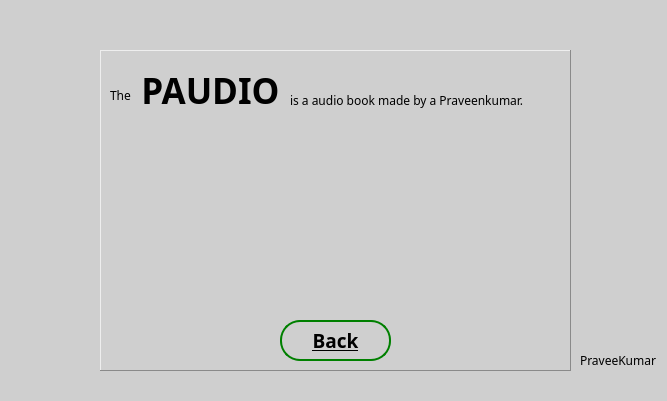
<?xml version="1.0" encoding="UTF-8"?>
<ui version="4.0">
 <class>AboutPageWindow</class>
 <widget class="QMainWindow" name="AboutPageWindow">
  <property name="geometry">
   <rect>
    <x>0</x>
    <y>0</y>
    <width>667</width>
    <height>401</height>
   </rect>
  </property>
  <property name="minimumSize">
   <size>
    <width>667</width>
    <height>401</height>
   </size>
  </property>
  <property name="maximumSize">
   <size>
    <width>667</width>
    <height>401</height>
   </size>
  </property>
  <property name="windowTitle">
   <string>MainWindow</string>
  </property>
  <property name="styleSheet">
   <string notr="true">background-color: rgb(207, 207, 207);</string>
  </property>
  <widget class="QWidget" name="centralwidget">
   <widget class="QFrame" name="frame_2">
    <property name="geometry">
     <rect>
      <x>100</x>
      <y>50</y>
      <width>471</width>
      <height>321</height>
     </rect>
    </property>
    <property name="cursor">
     <cursorShape>CrossCursor</cursorShape>
    </property>
    <property name="mouseTracking">
     <bool>false</bool>
    </property>
    <property name="styleSheet">
     <string notr="true">background-color: rgb(207, 207, 207);
border-top-color:2px green;</string>
    </property>
    <property name="frameShape">
     <enum>QFrame::Panel</enum>
    </property>
    <property name="frameShadow">
     <enum>QFrame::Raised</enum>
    </property>
    <widget class="QLabel" name="label">
     <property name="geometry">
      <rect>
       <x>30</x>
       <y>20</y>
       <width>161</width>
       <height>41</height>
      </rect>
     </property>
     <property name="font">
      <font>
       <family>Segoe Script</family>
       <pointsize>26</pointsize>
       <weight>75</weight>
       <bold>true</bold>
      </font>
     </property>
     <property name="styleSheet">
      <string notr="true">border:2px rgb(207, 207, 207);</string>
     </property>
     <property name="text">
      <string>PAUDIO</string>
     </property>
     <property name="textFormat">
      <enum>Qt::PlainText</enum>
     </property>
     <property name="alignment">
      <set>Qt::AlignCenter</set>
     </property>
    </widget>
    <widget class="QPushButton" name="back_btn">
     <property name="geometry">
      <rect>
       <x>180</x>
       <y>270</y>
       <width>111</width>
       <height>41</height>
      </rect>
     </property>
     <property name="font">
      <font>
       <family>Segoe Print</family>
       <pointsize>14</pointsize>
       <weight>75</weight>
       <bold>true</bold>
       <underline>true</underline>
      </font>
     </property>
     <property name="statusTip">
      <string>Close</string>
     </property>
     <property name="styleSheet">
      <string notr="true">border:2px solid green;
border-radius:20px;
</string>
     </property>
     <property name="text">
      <string>Back</string>
     </property>
    </widget>
    <widget class="QLabel" name="label_3">
     <property name="geometry">
      <rect>
       <x>10</x>
       <y>30</y>
       <width>21</width>
       <height>31</height>
      </rect>
     </property>
     <property name="font">
      <font>
       <family>Segoe Print</family>
       <pointsize>9</pointsize>
      </font>
     </property>
     <property name="text">
      <string>The</string>
     </property>
    </widget>
    <widget class="QLabel" name="label_4">
     <property name="geometry">
      <rect>
       <x>190</x>
       <y>30</y>
       <width>271</width>
       <height>41</height>
      </rect>
     </property>
     <property name="font">
      <font>
       <family>Segoe Print</family>
       <pointsize>9</pointsize>
      </font>
     </property>
     <property name="text">
      <string>is a audio book made by a Praveenkumar.</string>
     </property>
    </widget>
   </widget>
   <widget class="QLabel" name="creator">
    <property name="geometry">
     <rect>
      <x>580</x>
      <y>350</y>
      <width>81</width>
      <height>21</height>
     </rect>
    </property>
    <property name="font">
     <font>
      <family>Segoe Print</family>
     </font>
    </property>
    <property name="statusTip">
     <string>Creator</string>
    </property>
    <property name="styleSheet">
     <string notr="true">border: 2px rgb(207, 207, 207);</string>
    </property>
    <property name="text">
     <string>PraveeKumar</string>
    </property>
   </widget>
  </widget>
  <widget class="QStatusBar" name="statusbar_of_aboutpage"/>
  <action name="actionOpenFile">
   <property name="text">
    <string>OpenFile</string>
   </property>
  </action>
  <action name="actionClose">
   <property name="text">
    <string>Close</string>
   </property>
  </action>
 </widget>
 <resources/>
 <connections/>
</ui>
